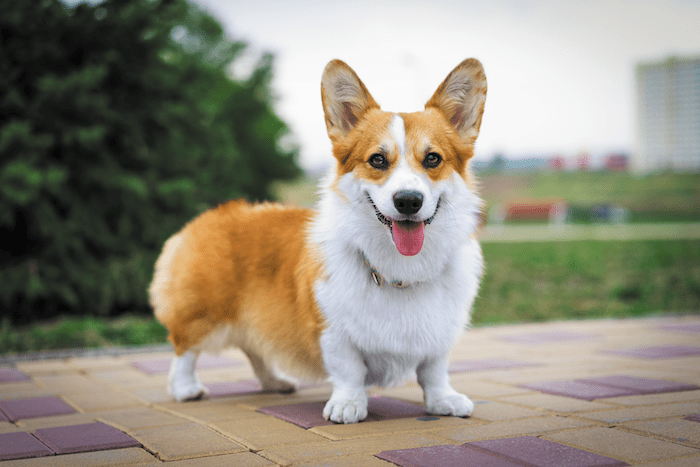
#> input picture CHAPTER08/exercise/images/10.jpg, 700 x 467 px
$ python 10.py
#> lines starting #> are read from the running program, lines starting #| are printed output that depends on the picture
import numpy as np, cv2

def contain(p, shape):
    return 0 <= p[0] < shape[0] and 0 <= p[1] < shape[1]

def translate(img, pt):
    dst = np.zeros(img.shape, img.dtype)
    for i in range(img.shape[0]):
        for j in range(img.shape[1]):
            x, y = np.subtract((j, i), pt)
            if contain((y, x), img.shape):
                dst[i, j] = img[y, x]
    return dst

image = cv2.imread("images/10.jpg", cv2.IMREAD_COLOR)
#> image is the input picture: shape (467, 700, 3); mean B, G, R 125.5, 140.4, 145.6
if image is None: raise Exception("영상파일 읽기 에러")

dst1 = translate(image, (50, 60))
#> after the loop in translate, `for i in range(img.shape[0]):`:
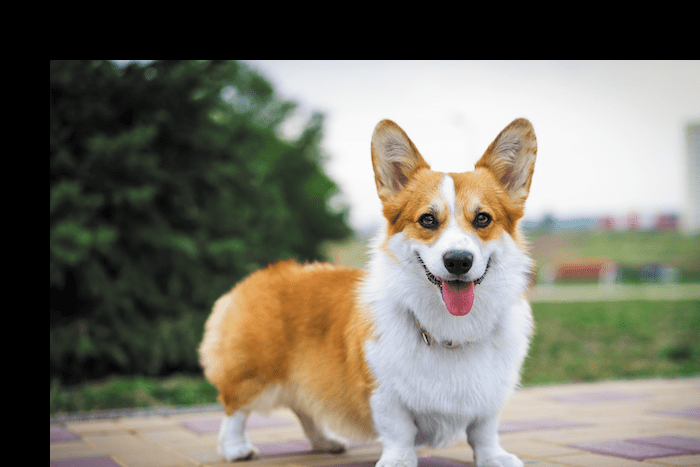
#> dst: shape (467, 700, 3); mean B, G, R 102.5, 114.9, 117.9

M = np.float32([[1, 0, 50], [0, 1, 60]])
dst2 = cv2.warpAffine(image, M, (image.shape[1], image.shape[0]))

cv2.imshow("dst1", dst1)
cv2.imshow("dst2", dst2)
cv2.waitKey(0)

$ run again, with CHAPTER08/exercise/images/11.jpg copied over CHAPTER08/exercise/images/10.jpg
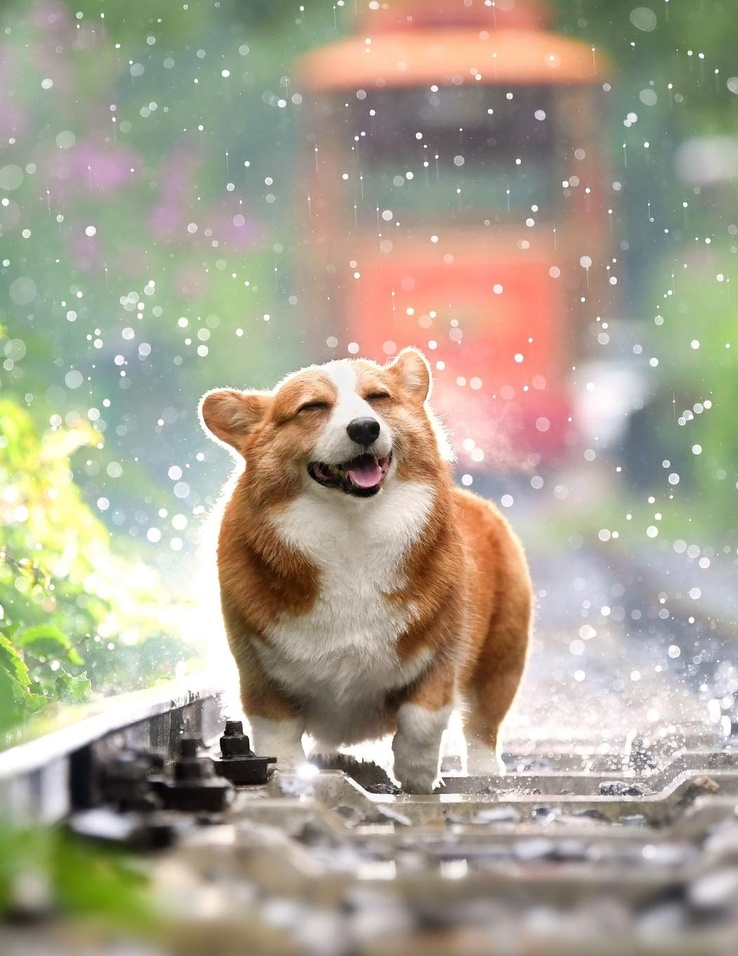
#> input picture CHAPTER08/exercise/images/11.jpg, 738 x 956 px, shrunk from 1051 x 1360 before the run
#> image is the input picture: shape (956, 738, 3); mean B, G, R 144.1, 162.1, 169.9
#> after the loop in translate, `for i in range(img.shape[0]):`:
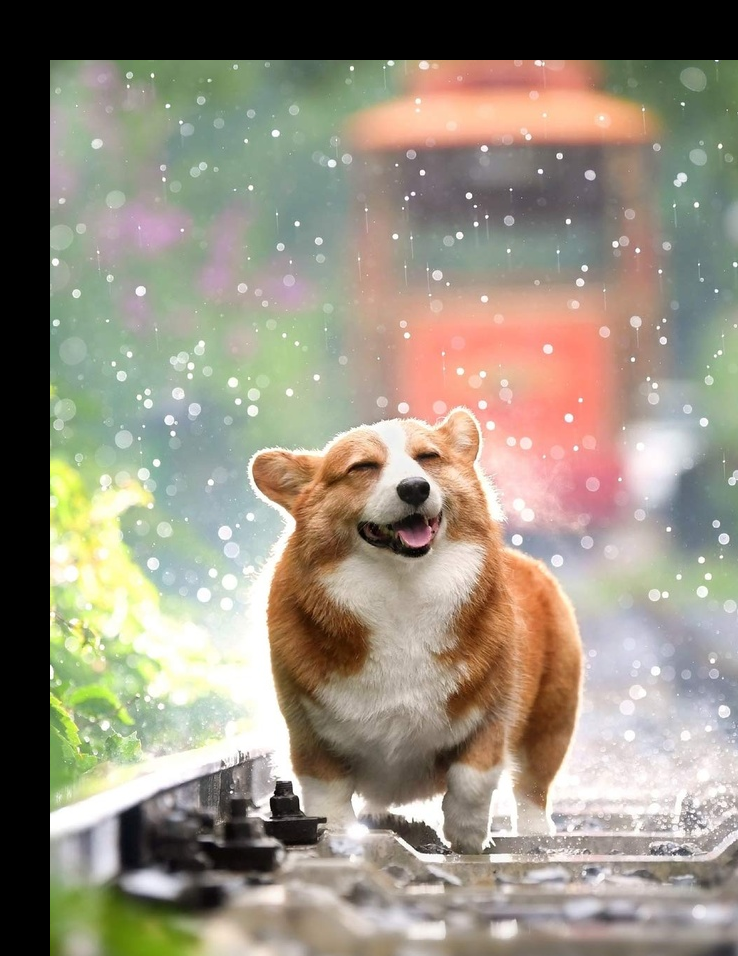
#> dst: shape (956, 738, 3); mean B, G, R 126.9, 142.3, 150.3

$ run again, with CHAPTER08/exercise/images/12.jpg copied over CHAPTER08/exercise/images/10.jpg
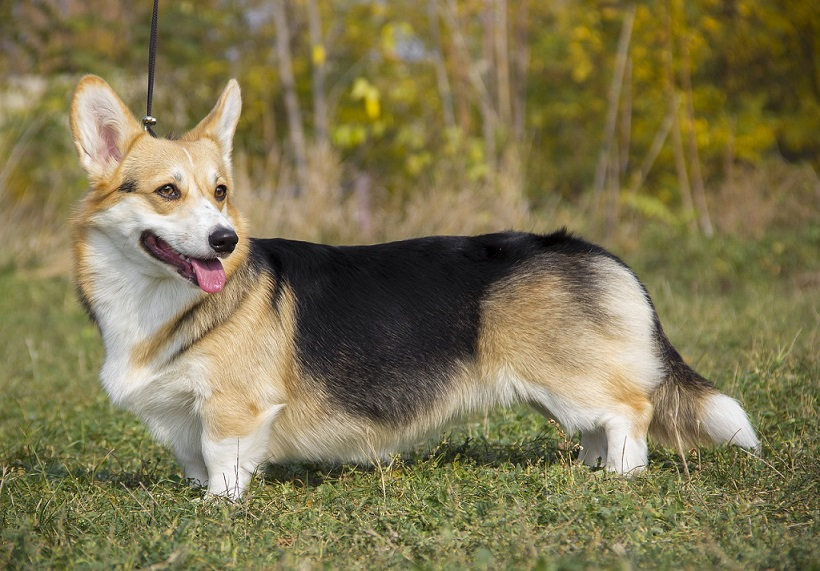
#> input picture CHAPTER08/exercise/images/12.jpg, 820 x 571 px
#> image is the input picture: shape (571, 820, 3); mean B, G, R 81.1, 119, 128
#> after the loop in translate, `for i in range(img.shape[0]):`:
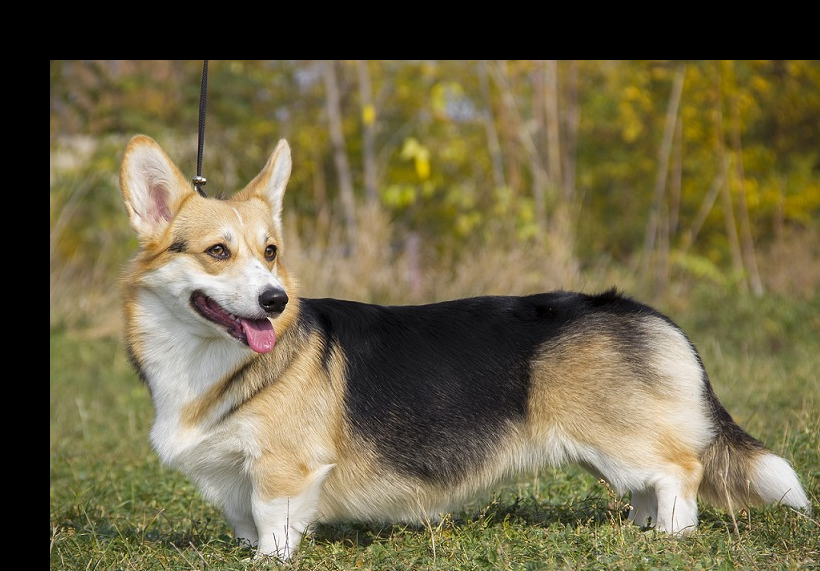
#> dst: shape (571, 820, 3); mean B, G, R 70.4, 101.4, 110.1

$ run again, with CHAPTER08/exercise/images/13.jpg copied over CHAPTER08/exercise/images/10.jpg
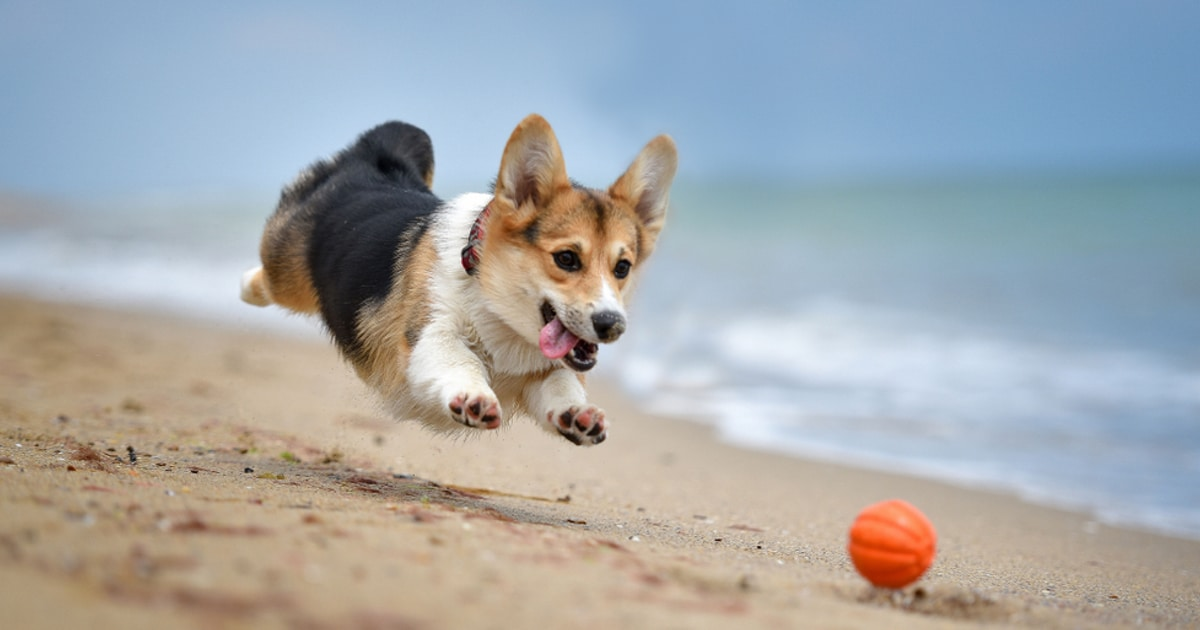
#> input picture CHAPTER08/exercise/images/13.jpg, 1200 x 630 px
#> image is the input picture: shape (630, 1200, 3); mean B, G, R 170.7, 168.2, 164.2
#> after the loop in translate, `for i in range(img.shape[0]):`:
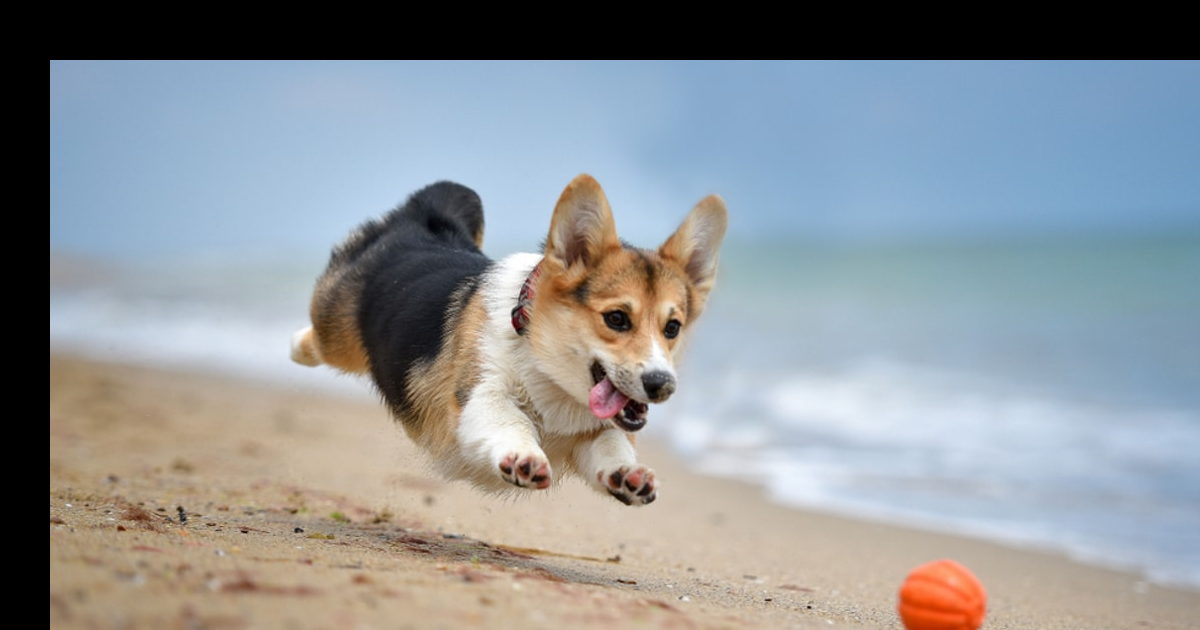
#> dst: shape (630, 1200, 3); mean B, G, R 151.1, 147.2, 142.1
